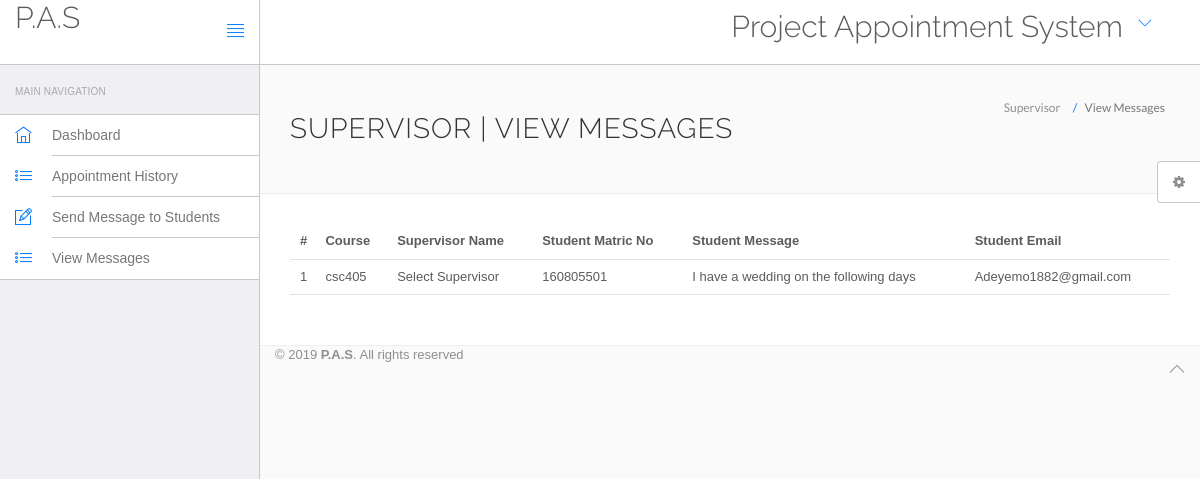
/school/pas/supervisor/view-message.php, run on the app's committed database.
### tables this page shows
CREATE TABLE IF NOT EXISTS `supmessage` (
  `id` int(11) NOT NULL AUTO_INCREMENT,
  `supcourse` varchar(255) NOT NULL,
  `supervisor` varchar(255) NOT NULL,
  `email` varchar(255) NOT NULL,
  `matric` varchar(255) NOT NULL,
  `user_message` varchar(255) NOT NULL,
  PRIMARY KEY (`id`)
);

### school/pas/supervisor/view-message.php (the view, shortened to what this page needs)
<?php
include('include/config.php');
?>
<!DOCTYPE html>
<html lang="en">
	<head>
		<link rel="stylesheet" href="vendor/bootstrap/css/bootstrap.min.css">
		<link rel="stylesheet" href="vendor/fontawesome/css/font-awesome.min.css">
		<link rel="stylesheet" href="vendor/themify-icons/themify-icons.min.css">
		<link href="vendor/animate.css/animate.min.css" rel="stylesheet" media="screen">
		<link href="vendor/perfect-scrollbar/perfect-scrollbar.min.css" rel="stylesheet" media="screen">
		<link href="vendor/switchery/switchery.min.css" rel="stylesheet" media="screen">
		<link href="vendor/bootstrap-touchspin/jquery.bootstrap-touchspin.min.css" rel="stylesheet" media="screen">
		<link href="vendor/select2/select2.min.css" rel="stylesheet" media="screen">
		<link href="vendor/bootstrap-datepicker/bootstrap-datepicker3.standalone.min.css" rel="stylesheet" media="screen">
		<link href="vendor/bootstrap-timepicker/bootstrap-timepicker.min.css" rel="stylesheet" media="screen">
		<link rel="stylesheet" href="assets/css/styles.css">
		<link rel="stylesheet" href="assets/css/plugins.css">
		<link rel="stylesheet" href="assets/css/themes/theme-1.css" id="skin_color" />
	</head>
	<body>
		<div id="app">
			<?php include('include/sidebar.php');?>
			<div class="app-content">
		<?php include('include/header.php');?>
		<div class="main-content" >
		<div class="wrap-content container" id="container">
			<section id="page-title">
				<div class="row">
					<div class="col-sm-8">
						<h1 class="mainTitle">Supervisor  | View Messages</h1>
					</div>
					<ol class="breadcrumb">
						<li>
							<span>Supervisor </span>
						</li>
						<li class="active">
							<span>View Messages</span>
						</li>
					</ol>
				</div>
			</section>
	<div class="container-fluid container-fullw bg-white">
        <div class="row">
            <div class="col-md-12">
                <table class="table table-hover" id="sample-table-1">
                    <thead>
						<tr>
							<th class="center">#</th>
							<th class="hidden-xs">Course</th>
							<th>Supervisor Name</th>
							<th>Student Matric No </th>
                            <th>Student Message</th>
                            <th>Student Email</th>
						</tr>
                    </thead>
                    <tbody>
                        <?php
                        $sql = mysqli_query($con, "select * from supmessage") ;
                        $count = 1;
                        while($row = mysqli_fetch_array($sql)){
                        ?>
                        <tr>
                          <td class="center"><?php echo $count; ?> </td>
                          <td class="hidden-xs"><?php echo $row['supcourse'];?></td>
							<td><?php echo $row['supervisor'];?></td>
							<td><?php echo $row['matric'];?> </td>
							<td><?php echo $row['user_message'];?></td>
							<td><?php echo $row['email'];?></td>
                        </tr>
                        <?php
                        $count = $count + 1;
                        };?>
                    </tbody>
                </table>
            </div>
        </div>
    </div>
	<?php include('include/footer.php');?>
	<?php include('include/setting.php');?>
		</div>
    </body>
</html>

### school/pas/supervisor/assets/css/themes/theme-1.css (style rules this page uses)
body { background: #FAFAFA; }

### data on the page
supmessage: supcourse "csc405", supervisor "Select Supervisor", matric "160805501", user_message "I have a wedding on the following days", email "Adeyemo1882@gmail.com"
